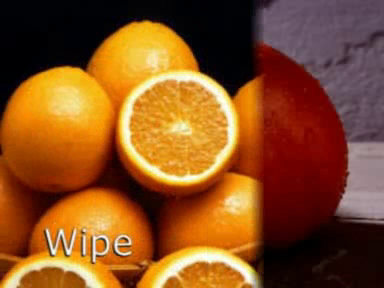
#> input picture frame 60 of A2o_wipes.mp4, 384 x 288 px
$ python transition_detector.py
#> lines starting #> are read from the running program, lines starting #| are printed output that depends on the picture
import numpy.core._methods
import numpy.lib.format
import numpy as np
#from PIL import Image, ImageTk
import cv2
from appJar import gui
#import threading
#from threading import Thread
import time
import sys
import math

WIDTH = 32
HEIGHT = 32
width = 384
height = 288


# [16 lines left out: function play_video, not called in this run]


def colsti():


        f = 0
        length = int(cap.get(cv2.CAP_PROP_FRAME_COUNT))
        midcol = np.zeros(shape = (height,length,3))
        print(length)
        mid = int(width/2)
        print("mid", mid)
        while f < length:
                #for f in range(int(cap.get(cv2.CAP_PROP_FRAME_COUNT))):
                #print("Frame %d ****************************************************************" % f)
                ret, frame = cap.read()
#> frame is the input picture: shape (288, 384, 3); mean B, G, R 33.8, 78.9, 134.7
                if ret:
                        for row in range(height):
                                #midcol[row,f,0] = frame[row,mid,0]
                                #midcol[row,f,1] = frame[row,mid,1]
                                #midcol[row,f,2] = frame[row,mid,2]
                                B = frame[row, mid, 0]
                                G = frame[row, mid, 1]
                                R = frame[row, mid, 2]
                                midcol[row, f] = [B, G, R]
#> this loop made 288 passes
#> (B, G, R) on passes 1 to 3: (6, 1, 0), (6, 1, 0), (6, 1, 0)
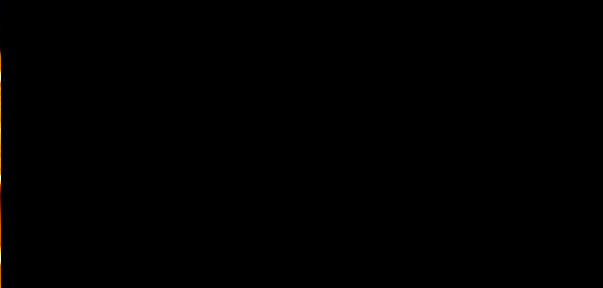
#> midcol: shape (288, 603, 3) float64; mean B, G, R 0.1, 0.2, 0.3

                        f += 1


        cv2.imshow("STI", midcol)

        return


# [84 lines left out: functions chromitize_video, create_histogram, create_histograms, not called in this run]


def test_chrom(frame):
        cv2.imshow('frame', frame)
        cv2.waitKey(0)
        #if cv2.waitKey(1) & 0xFF == ord('q'):

# [26 lines left out: functions chromatize, chrom_bin, not called in this run]


class CHistogram(object):
        # [19 lines left out: functions __init__, reduce_histogram, not called in this run]

        def column_frame_histogram(self, column, frame):
                for pixel in column:
                        self.histogram[pixel[0]][pixel[1]] =+ 1


# [46 lines left out: functions histo_difference, create_histo_STI, open_video, build_column_STI, not called in this run]


cap = cv2.VideoCapture("A2o_wipes.mp4")
#play_video()
colsti()

# [5 lines of commented-out code are left out]
